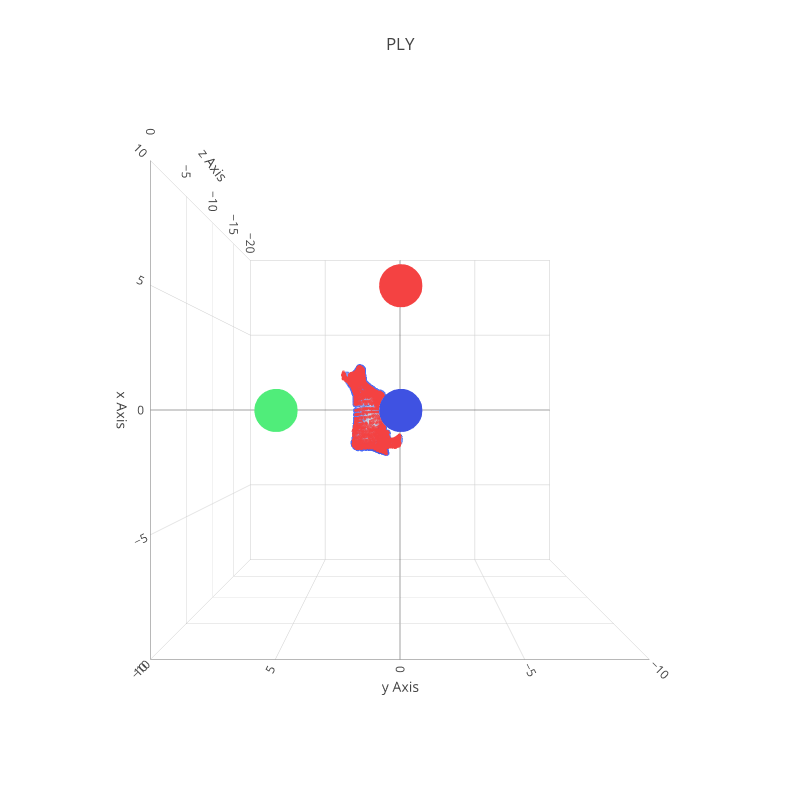

The cell this chart's notebook holds for it:
### Markdown cell above
### Plot!

### Code cell
projCowScat =Scatter3d(x=x2,
                y=y2,
                z=np.tile(-10,len(x2)),#z2,
                mode='markers',
                marker=dict(
                    size=1,
                    color='#f44242',                # set color to an array/list of desired values
                    opacity=0.8)
               )
                
xMark =Scatter3d(x=[5],
            y=[0],
            z=[0],
            mode='markers',
            marker=dict(size=15,color='#f44242')
           )

yMark =Scatter3d(x=[0],
            y=[5],
            z=[0],
            mode='markers',
            marker=dict(size=15,color='#50ed7a')
           )

zMark =Scatter3d(x=[0],
            y=[0],
            z=[-5],
            mode='markers',
            marker=dict(size=15,color='#3f52e2')
           )

        
axis=dict(showbackground=False,
          showline=True,  
          zeroline=True,
          showgrid=True,
          showticklabels=True,
          title='' 
          )

layout = Layout(title="PLY", 
                width=800,
                height=800,
                showlegend=False,
                scene=Scene(aspectmode='manual',
                            aspectratio=dict(x=1, y=1, z=1),
                            xaxis=dict(range=[-10, 10], title='x Axis'),
                            yaxis=dict(range=[-10, 10], title='y Axis'),
                            zaxis=dict(range=[-20,0], title='z Axis'),
                            camera = dict(
                                up=dict(x=1, y=0, z=0),
                                center=dict(x=0, y=0, z=0),
                                eye=dict(x=0, y=0, z=2)
                            ),

                           ),
                margin=Margin(t=100),
                hovermode='closest',
                
                )


data=Data([cowScat,projCowScat,xMark,yMark,zMark])
fig=Figure(data=data, layout=layout)
iplot(fig)

### Figure 1 — Plotly figure (JSON) as saved in the notebook; plotly's stock layout.template omitted (floating-point values rounded to 4 significant figures; data arrays with more than 128 entries replaced by an {"elided": "..."} marker saying what was removed)
{"data": [{"marker": {"color": {"elided": "2903 float values"}, "colorscale": "Red", "opacity": 0.8, "size": 2}, "mode": "markers", "type": "scatter3d", "x": {"elided": "2903 float values"}, "y": {"elided": "2903 float values"}, "z": {"elided": "2903 float values"}}, {"marker": {"color": "#f44242", "opacity": 0.8, "size": 1}, "mode": "markers", "type": "scatter3d", "x": {"elided": "2903 float values"}, "y": {"elided": "2903 float values"}, "z": {"elided": "2903 int values"}}, {"marker": {"color": "#f44242", "size": 15}, "mode": "markers", "type": "scatter3d", "x": [5], "y": [0], "z": [0]}, {"marker": {"color": "#50ed7a", "size": 15}, "mode": "markers", "type": "scatter3d", "x": [0], "y": [5], "z": [0]}, {"marker": {"color": "#3f52e2", "size": 15}, "mode": "markers", "type": "scatter3d", "x": [0], "y": [0], "z": [-5]}], "layout": {"height": 800, "hovermode": "closest", "margin": {"t": 100}, "scene": {"aspectmode": "manual", "aspectratio": {"x": 1, "y": 1, "z": 1}, "camera": {"center": {"x": 0, "y": 0, "z": 0}, "eye": {"x": 0, "y": 0, "z": 2}, "up": {"x": 1, "y": 0, "z": 0}}, "xaxis": {"range": [-10, 10], "title": "x Axis"}, "yaxis": {"range": [-10, 10], "title": "y Axis"}, "zaxis": {"range": [-20, 0], "title": "z Axis"}}, "showlegend": false, "title": "PLY", "width": 800}}
